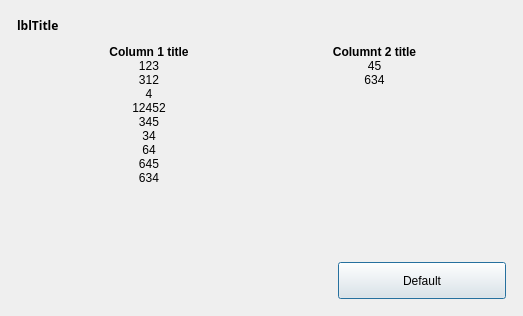
<?xml version="1.0" encoding="UTF-8"?>
<ui version="4.0">
 <class>Dialog</class>
 <widget class="QDialog" name="Dialog">
  <property name="geometry">
   <rect>
    <x>0</x>
    <y>0</y>
    <width>523</width>
    <height>316</height>
   </rect>
  </property>
  <property name="windowTitle">
   <string>Dialog</string>
  </property>
  <property name="autoFillBackground">
   <bool>false</bool>
  </property>
  <layout class="QVBoxLayout" name="verticalLayout_2">
   <item>
    <widget class="QFrame" name="frContainer">
     <property name="frameShape">
      <enum>QFrame::NoFrame</enum>
     </property>
     <property name="frameShadow">
      <enum>QFrame::Raised</enum>
     </property>
     <layout class="QVBoxLayout" name="verticalLayout">
      <property name="spacing">
       <number>0</number>
      </property>
      <property name="margin">
       <number>6</number>
      </property>
      <item>
       <layout class="QHBoxLayout" name="DialogTitle">
        <property name="bottomMargin">
         <number>5</number>
        </property>
        <item>
         <widget class="QLabel" name="lblTitle">
          <property name="sizePolicy">
           <sizepolicy hsizetype="Preferred" vsizetype="Preferred">
            <horstretch>0</horstretch>
            <verstretch>0</verstretch>
           </sizepolicy>
          </property>
          <property name="maximumSize">
           <size>
            <width>16777215</width>
            <height>45</height>
           </size>
          </property>
          <property name="font">
           <font>
            <family>Century Gothic</family>
            <weight>75</weight>
            <bold>true</bold>
           </font>
          </property>
          <property name="text">
           <string>lblTitle</string>
          </property>
         </widget>
        </item>
       </layout>
      </item>
      <item>
       <layout class="QGridLayout" name="contentsLayout">
        <property name="leftMargin">
         <number>20</number>
        </property>
        <property name="topMargin">
         <number>6</number>
        </property>
        <property name="rightMargin">
         <number>20</number>
        </property>
        <property name="horizontalSpacing">
         <number>2</number>
        </property>
        <item row="1" column="0">
         <widget class="QLabel" name="lblColumn1Contents">
          <property name="styleSheet">
           <string>font-weight: normal;</string>
          </property>
          <property name="text">
           <string>123
312
4
12452
345
34
64
645
634
</string>
          </property>
          <property name="alignment">
           <set>Qt::AlignHCenter|Qt::AlignTop</set>
          </property>
         </widget>
        </item>
        <item row="0" column="0">
         <widget class="QLabel" name="lblColumn1Title">
          <property name="styleSheet">
           <string>font-weight: bold;</string>
          </property>
          <property name="text">
           <string>Column 1 title</string>
          </property>
          <property name="alignment">
           <set>Qt::AlignHCenter|Qt::AlignTop</set>
          </property>
         </widget>
        </item>
        <item row="0" column="1">
         <widget class="QLabel" name="lblColumn2Title">
          <property name="styleSheet">
           <string>font-weight: bold;</string>
          </property>
          <property name="text">
           <string>Columnt 2 title</string>
          </property>
          <property name="alignment">
           <set>Qt::AlignHCenter|Qt::AlignTop</set>
          </property>
         </widget>
        </item>
        <item row="1" column="1">
         <widget class="QLabel" name="lblColumn2Contents">
          <property name="styleSheet">
           <string>font-weight: normal;</string>
          </property>
          <property name="text">
           <string>45
634
</string>
          </property>
          <property name="alignment">
           <set>Qt::AlignHCenter|Qt::AlignTop</set>
          </property>
         </widget>
        </item>
       </layout>
      </item>
      <item>
       <spacer name="ContentBottomSpacer">
        <property name="orientation">
         <enum>Qt::Vertical</enum>
        </property>
        <property name="sizeHint" stdset="0">
         <size>
          <width>20</width>
          <height>43</height>
         </size>
        </property>
       </spacer>
      </item>
      <item>
       <layout class="QHBoxLayout" name="DialogButtons">
        <property name="topMargin">
         <number>5</number>
        </property>
        <item>
         <spacer name="ButtonSpacer">
          <property name="orientation">
           <enum>Qt::Horizontal</enum>
          </property>
          <property name="sizeHint" stdset="0">
           <size>
            <width>40</width>
            <height>20</height>
           </size>
          </property>
         </spacer>
        </item>
        <item>
         <widget class="QPushButton" name="btnOK">
          <property name="enabled">
           <bool>true</bool>
          </property>
          <property name="minimumSize">
           <size>
            <width>168</width>
            <height>37</height>
           </size>
          </property>
          <property name="maximumSize">
           <size>
            <width>168</width>
            <height>37</height>
           </size>
          </property>
          <property name="text">
           <string>Default</string>
          </property>
          <property name="default">
           <bool>false</bool>
          </property>
         </widget>
        </item>
       </layout>
      </item>
     </layout>
    </widget>
   </item>
  </layout>
 </widget>
 <resources/>
 <connections/>
</ui>
